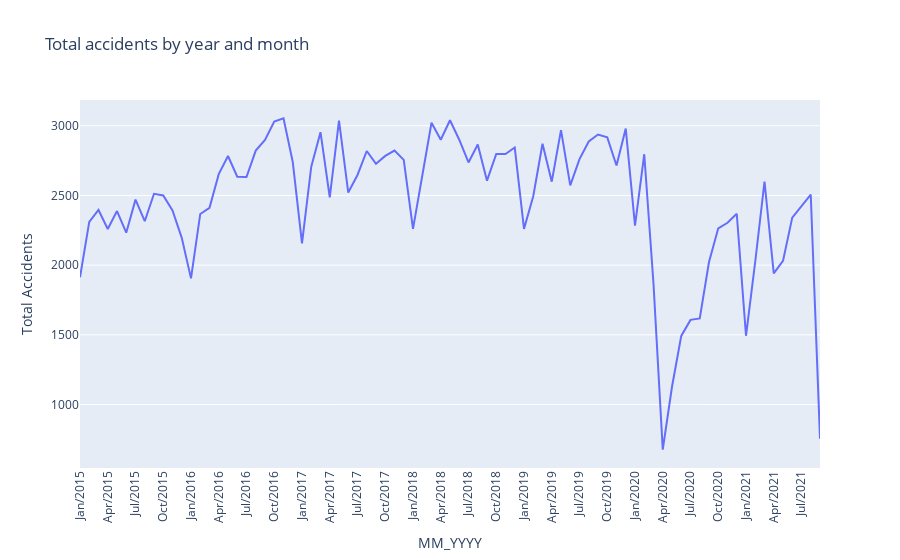

Notebook cell for this chart:
### Code cell
fig = px.line(df_my, x='MM_YYYY', y='Count',
    labels=dict( Count = "Total Accidents"), title = "Total accidents by year and month")

fig.update_xaxes(tickangle=270)
fig.update_layout(
    xaxis = dict(
        tickmode = 'linear',
        tick0 = 0,
        dtick = 3,
        showgrid=False,
    ), #yaxis=dict(showgrid=False),
)
fig.show()

### Figure 1 — Plotly figure (JSON) as saved in the notebook; plotly's stock layout.template omitted (floating-point values rounded to 4 significant figures)
{"data": [{"hovertemplate": "MM_YYYY=%{x}<br>Total Accidents=%{y}<extra></extra>", "legendgroup": "", "line": {"color": "#636efa", "dash": "solid"}, "marker": {"symbol": "circle"}, "mode": "lines", "name": "", "orientation": "v", "showlegend": false, "type": "scatter", "x": ["Jan/2015", "Feb/2015", "Mar/2015", "Apr/2015", "May/2015", "Jun/2015", "Jul/2015", "Aug/2015", "Sep/2015", "Oct/2015", "Nov/2015", "Dec/2015", "Jan/2016", "Feb/2016", "Mar/2016", "Apr/2016", "May/2016", "Jun/2016", "Jul/2016", "Aug/2016", "Sep/2016", "Oct/2016", "Nov/2016", "Dec/2016", "Jan/2017", "Feb/2017", "Mar/2017", "Apr/2017", "May/2017", "Jun/2017", "Jul/2017", "Aug/2017", "Sep/2017", "Oct/2017", "Nov/2017", "Dec/2017", "Jan/2018", "Feb/2018", "Mar/2018", "Apr/2018", "May/2018", "Jun/2018", "Jul/2018", "Aug/2018", "Sep/2018", "Oct/2018", "Nov/2018", "Dec/2018", "Jan/2019", "Feb/2019", "Mar/2019", "Apr/2019", "May/2019", "Jun/2019", "Jul/2019", "Aug/2019", "Sep/2019", "Oct/2019", "Nov/2019", "Dec/2019", "Jan/2020", "Feb/2020", "Mar/2020", "Apr/2020", "May/2020", "Jun/2020", "Jul/2020", "Aug/2020", "Sep/2020", "Oct/2020", "Nov/2020", "Dec/2020", "Jan/2021", "Feb/2021", "Mar/2021", "Apr/2021", "May/2021", "Jun/2021", "Jul/2021", "Aug/2021", "Sep/2021"], "xaxis": "x", "y": [1913, 2310, 2396, 2259, 2388, 2233, 2470, 2315, 2512, 2500, 2393, 2196, 1905, 2367, 2411, 2653, 2783, 2634, 2632, 2822, 2898, 3030, 3053, 2740, 2156, 2706, 2954, 2487, 3037, 2521, 2647, 2819, 2727, 2784, 2822, 2755, 2260, 2648, 3022, 2900, 3040, 2900, 2737, 2866, 2606, 2798, 2797, 2844, 2260, 2494, 2871, 2599, 2969, 2572, 2761, 2887, 2937, 2917, 2715, 2980, 2284, 2796, 1866, 676, 1127, 1492, 1607, 1617, 2022, 2264, 2304, 2369, 1493, 2026, 2600, 1941, 2030, 2341, 2423, 2506, 754], "yaxis": "y"}], "layout": {"legend": {"tracegroupgap": 0}, "title": {"text": "Total accidents by year and month"}, "xaxis": {"anchor": "y", "domain": [0, 1], "dtick": 3, "showgrid": false, "tick0": 0, "tickangle": -90, "tickmode": "linear", "title": {"text": "MM_YYYY"}}, "yaxis": {"anchor": "x", "domain": [0, 1], "title": {"text": "Total Accidents"}}}}
